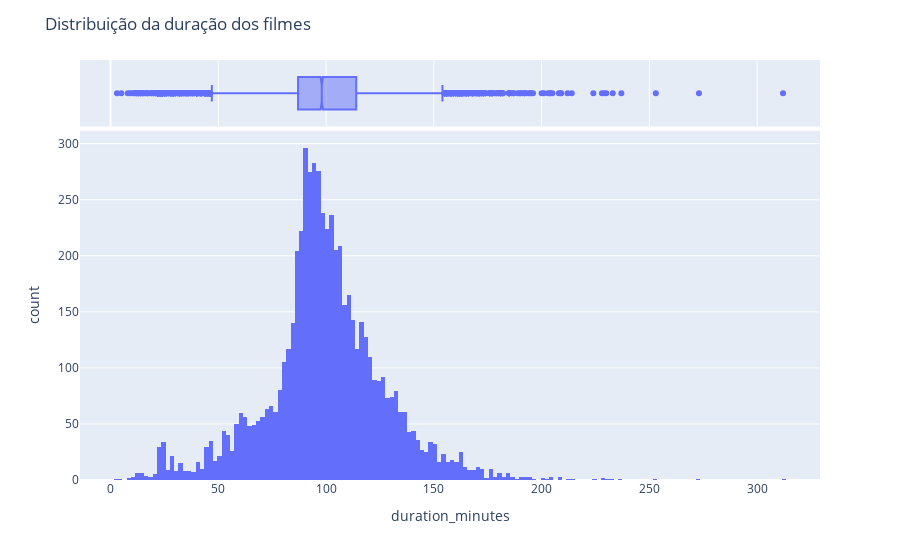

Here is the notebook cell this chart was saved with:
### Code cell
df_movie['duration_minutes'] = df_movie['duration'].str.split(" ").str[0]
#df_movie.head()
df_movie = df_movie[df_movie['duration_minutes'].notna()]
df_movie['duration_minutes'] = df_movie['duration_minutes'].astype(int)
fig = px.histogram(data_frame=df_movie, x='duration_minutes', marginal='box')
fig.update_layout(title='Distribuição da duração dos filmes')

### Figure 1 — Plotly figure (JSON) as saved in the notebook; plotly's stock layout.template omitted (floating-point values rounded to 4 significant figures; data arrays with more than 128 entries replaced by an {"elided": "..."} marker saying what was removed)
{"data": [{"alignmentgroup": "True", "bingroup": "x", "hovertemplate": "duration_minutes=%{x}<br>count=%{y}<extra></extra>", "legendgroup": "", "marker": {"color": "#636efa", "pattern": {"shape": ""}}, "name": "", "offsetgroup": "", "orientation": "v", "showlegend": false, "type": "histogram", "x": {"elided": "6128 int values"}, "xaxis": "x", "yaxis": "y"}, {"alignmentgroup": "True", "hovertemplate": "duration_minutes=%{x}<extra></extra>", "legendgroup": "", "marker": {"color": "#636efa"}, "name": "", "notched": true, "offsetgroup": "", "showlegend": false, "type": "box", "x": {"elided": "6128 int values"}, "xaxis": "x2", "yaxis": "y2"}], "layout": {"barmode": "relative", "legend": {"tracegroupgap": 0}, "margin": {"t": 60}, "title": {"text": "Distribuição da duração dos filmes"}, "xaxis": {"anchor": "y", "domain": [0, 1], "title": {"text": "duration_minutes"}}, "xaxis2": {"anchor": "y2", "domain": [0, 1], "matches": "x", "showgrid": true, "showticklabels": false}, "yaxis": {"anchor": "x", "domain": [0, 0.8316], "title": {"text": "count"}}, "yaxis2": {"anchor": "x2", "domain": [0.8416, 1], "matches": "y2", "showgrid": false, "showline": false, "showticklabels": false, "ticks": ""}}}
